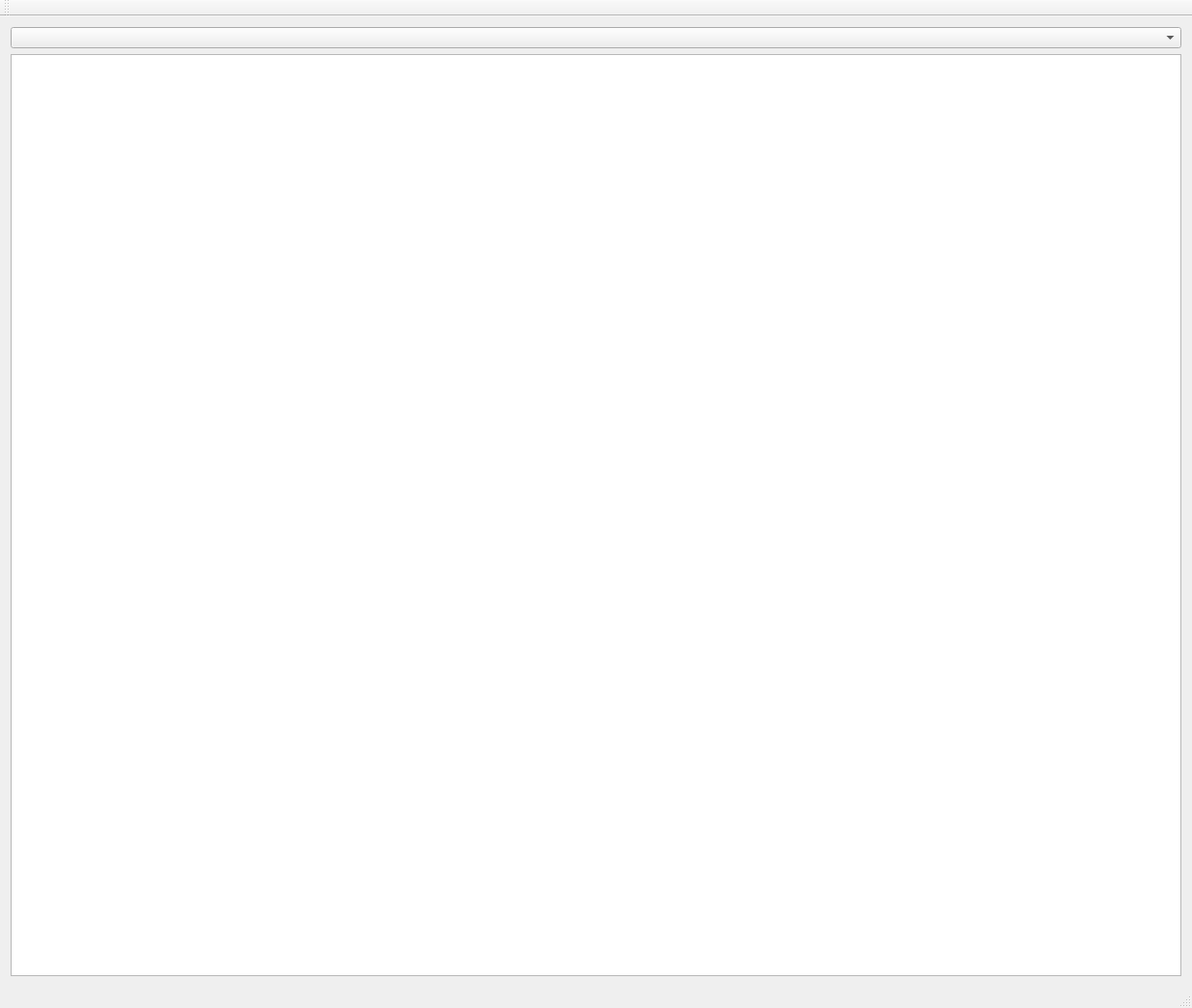
<?xml version="1.0" encoding="UTF-8"?>
<ui version="4.0">
 <class>AlicaViewerMainWindow</class>
 <widget class="QMainWindow" name="AlicaViewerMainWindow">
  <property name="geometry">
   <rect>
    <x>0</x>
    <y>0</y>
    <width>1234</width>
    <height>1044</height>
   </rect>
  </property>
  <property name="sizePolicy">
   <sizepolicy hsizetype="Expanding" vsizetype="Expanding">
    <horstretch>0</horstretch>
    <verstretch>0</verstretch>
   </sizepolicy>
  </property>
  <property name="minimumSize">
   <size>
    <width>500</width>
    <height>500</height>
   </size>
  </property>
  <property name="windowTitle">
   <string>AlicaViewerMainWindow</string>
  </property>
  <widget class="QWidget" name="centralWidget">
   <layout class="QGridLayout" name="gridLayout">
    <item row="1" column="0">
     <widget class="QGraphicsView" name="graphicsView"/>
    </item>
    <item row="0" column="0">
     <widget class="QComboBox" name="agentIdComboBox"/>
    </item>
   </layout>
  </widget>
  <widget class="QToolBar" name="mainToolBar">
   <attribute name="toolBarArea">
    <enum>TopToolBarArea</enum>
   </attribute>
   <attribute name="toolBarBreak">
    <bool>false</bool>
   </attribute>
  </widget>
  <widget class="QStatusBar" name="statusBar"/>
 </widget>
 <layoutdefault spacing="6" margin="11"/>
 <resources/>
 <connections/>
</ui>
